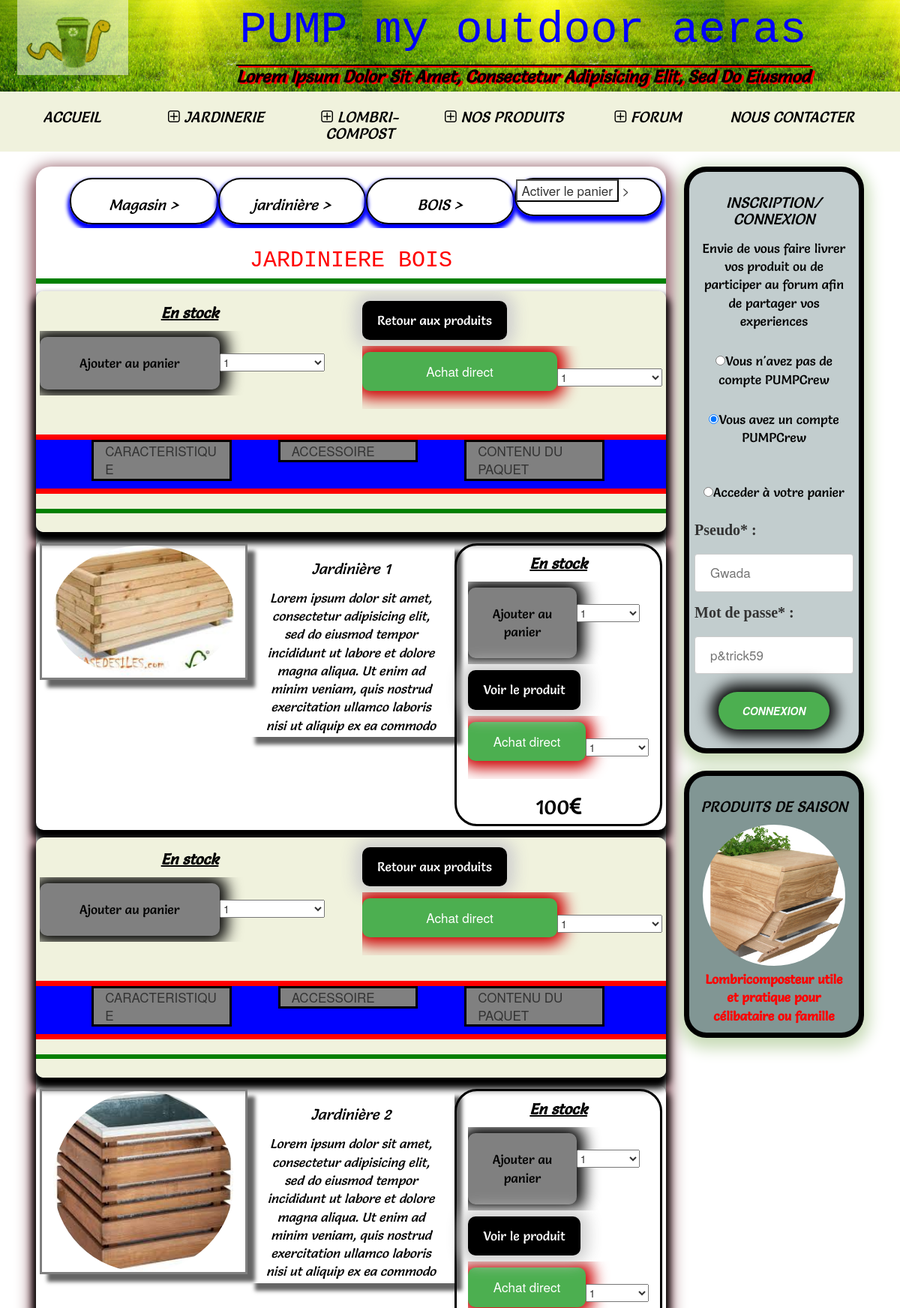
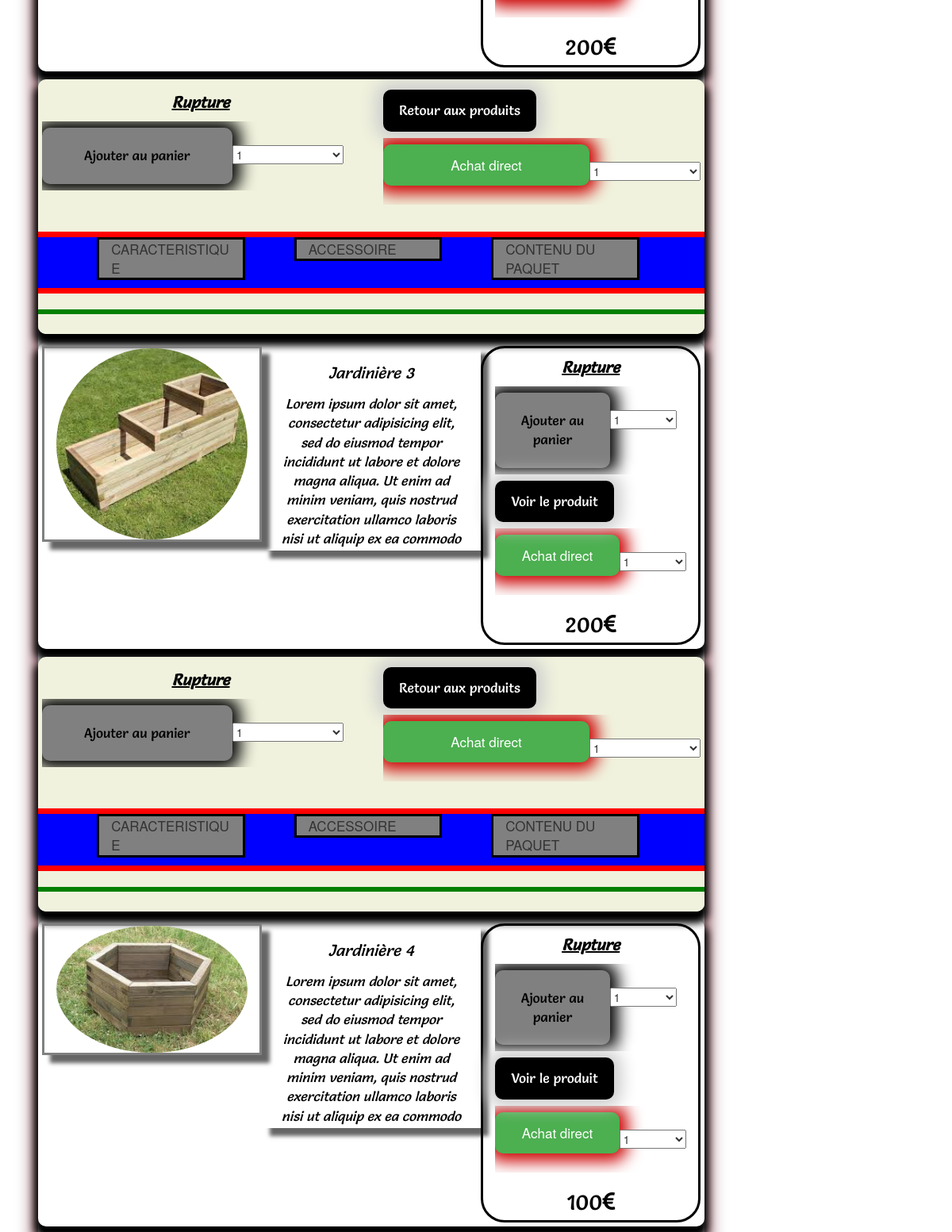
The page /page/Shop_Jardiniere_en_bois_page_1.php (upper part) on the database its author committed (2 pictures, top to bottom).
### tables this page shows
CREATE TABLE `produitjardinerie` (
  `id` int(11) NOT NULL,
  `nom` varchar(255) NOT NULL,
  `abreviation` varchar(255) DEFAULT NULL,
  `resume` text NOT NULL,
  `prix` int(11) NOT NULL,
  `statue` varchar(255) NOT NULL,
  `lien` varchar(255) NOT NULL
);

### includes/mainConnexionChooseSession.php (called while the page is built, shortened)
<?php
	if($_SESSION!=NULL && isset($_SESSION['user']))
	{
		include '../includes/panierDb.php';
		if($_SESSION['user']['statue']=='admin')
		{
			$connected=TRUE;
			$panierConnected=TRUE;
			$id= $_SESSION['user']['id'];
			$idAdmin=$_SESSION['user']['id'];
			$idPanier=$_SESSION['user']['idpanier'];
			$nom=$_SESSION['user']['nom'];
			$numeros=$_SESSION['user']['numeros'];
			$nomDeRue=$_SESSION['user']['nomDeRue'];
			$appartement=$_SESSION['user']['appartement'];
			$batiment=$_SESSION['user']['batiment'];
			$lieuDit=$_SESSION['user']['lieuDit'];
			$CodePostal=$_SESSION['user']['CodePostal'];
			$ville=$_SESSION['user']['ville'];
			$pays=$_SESSION['user']['pays'];
			$pseudo=$_SESSION['user']['pseudo'];
			$tel1=$_SESSION['user']['tel1'];
			$tel2=$_SESSION['user']['tel2'];
			$description=$_SESSION['user']['description'];
			$prenom=$_SESSION['user']['prenom'];
			$Sex=$_SESSION['user']['Sex'];
			$email=$_SESSION['user']['email'];
			$situation=$_SESSION['user']['situation'];
			$exterieur=$_SESSION['user']['exterieur'];
			$habitant=$_SESSION['user']['habitant'];
			$panier=panierSelected($idPanier);
			$statuePanier='idadmin';
		}
		elseif($_SESSION['user']['statue']=='client')
		{
			$connected=FALSE;
			$panierConnected=TRUE;
			$id= $_SESSION['user']['id'];
			$idAdmin=$_SESSION['user']['id'];
			$idPanier=$_SESSION['user']['idpanier'];
			$nom=$_SESSION['user']['nom'];
			$numeros=$_SESSION['user']['numeros'];
			$nomDeRue=$_SESSION['user']['nomDeRue'];
			$appartement=$_SESSION['user']['appartement'];
			$batiment=$_SESSION['user']['batiment'];
			$lieuDit=$_SESSION['user']['lieuDit'];
			$CodePostal=$_SESSION['user']['CodePostal'];
			$ville=$_SESSION['user']['ville'];
			$pays=$_SESSION['user']['pays'];
			$pseudo=$_SESSION['user']['pseudo'];
			$panier=panierSelected($idPanier);
			$statuePanier='idclient';
			$pseudo=$nom;
		}
		else
		{
		}
	}
	else
	{
		$connected=FALSE;
		$panierConnected=FALSE;
		$pseudo='';
		$motDePasse="";
	}
?>

### includes/produitDb.php (called while the page is built, shortened)
<?php
function produitJardinerie(){
	$db = new PDO('mysql:host=localhost;dbname=pump', 'root', '');
	$query = $db->prepare('
		SELECT
		produitjardinerie.id,
		produitjardinerie.nom,
		produitjardinerie.abreviation,
		produitjardinerie.resume,
		produitjardinerie.prix,
		produitjardinerie.statue,
		produitjardinerie.lien
		FROM produitjardinerie
	');
	$query->execute();
	$jardinerie= $query ->fetchAll();
	return $jardinerie;
}
?>

### includes/shopFunction.php (the view, shortened to what this page needs)
<?php
function produitActionPanierButton($statue, $id, $abrev, $statuePanier, $idAdmin, $quantite, $panierName, $panierQte){
	echo '<h4>'.$statue.'</h4>';
	echo '<div class="produitPanier">';
	echo '<div class="produitPanierAdd button'.$id.'">';
	echoP("panierButton","Ajouter au panier");
	echo '</div>';
	echo '<select class="produitPanierQuantiteAdd" name="'.$panierQte.'" value="1">';
	for($i=1; $i<50; $i++)
	{
		if($i==$quantite)
		{
			echo '<option selected>'.$i.'</option>';
		}
		else
		{
			echo '<option>'.$i.'</option>';
		}
	}
	echo '</select>';
	echo '</div>';
}
function produitActionDirectButton($statuePanier, $prix, $quantite, $panierName, $panierQte){
	echo '<form method="post" action="paiement_recapitulatif.php">';
	echo '<div class="produitPanierForm">';
	echo '<input type="submit" class="produitPanierDirectButton" name="'.$statuePanier.'" value="Achat direct">';
	echo '<select class="produitPanierQuantiteAdd" name="qte" value="'.$panierQte.'">';
	for($i=1; $i<50; $i++)
	{
		if($i==$quantite)
		{
			echo '<option selected>'.$i.'</option>';
		}
		else
		{
			echo '<option>'.$i.'</option>';
		}
	}
	echo '</select>';
	echo '</div></form>';
}
function produits($nom, $resume, $prix, $statue, $lien, $id, $idAdmin,$abrev, $produitTable, $statuePanier,$quantite, $exist){
	$panierName=$abrev.$id;
	$panierQte= 'qte_'.$panierName;
	echo '<div style="background:#F0F2DD" class="container-fluid produit annexe annexe'.$id.' annexe'.$abrev.'">';
	echo '<div id="MainAnnexe'.$id.'" class="row"><div class="col-lg-6 col-sm-6">';
	echo produitActionPanierButton($statue, $id, $abrev, $statuePanier, $idAdmin, $quantite, $panierName, $panierQte);
	echo '</div><div id="returnList'.$id.'" class="col-lg-6 col-sm-6">';
	echo '<p class="produitButton">Retour aux produits</p>';
	echo '</div><div class="col-lg-6 col-sm-6">';
	echo produitActionDirectButton($statuePanier, $prix, $quantite, $panierName, $panierQte);
	echo '</div></div><br>';
	echo '<div id="1annexe'.$id.'" style="border: 7px solid red; background:blue" class="row">';
	echo '<ul class="col-lg-11 col-sm-11" style="display:inline-block"><li class="col-lg-offset-1 col-lg-3 col-sm-offset-1 col-sm-3" style="display:inline-block; border: 3px black solid; background:grey">CARACTERISTIQUE</li>';
	echo '<li class="col-lg-offset-1 col-lg-3 col-sm-offset-1 col-sm-3" style="display:inline-block; border: 3px black solid; background:grey">ACCESSOIRE</li>';
	echo '<li class="col-lg-offset-1 col-lg-3 col-sm-offset-1 col-sm-3" style="display:inline-block; border: 3px black solid; background:grey">CONTENU DU PAQUET</li></ul>';
	echo '</div><br>';
	echo '<div id="3annexe'.$id.'" style="border: 3px solid green" class="row">';
	echo '</div><br>';
	echo '</div><div class="container-fluid produit produit'.$id.'">';
	imageMode("col-lg-4 col-xs-4 col-md-4 produitPhoto","$lien");
	echo '<div class="col-lg-4 col-xs-4 col-md-4 produitDescription">';
	echo '<h3>'.$nom.'</h3>';
	echo '</div>';
	echo '<div class="col-lg-4 col-xs-4 col-md-4 produitAction">';
	echo produitActionPanierButton($statue, $id, $abrev, $statuePanier, $idAdmin, $quantite, $panierName, $panierQte);
	echo '<div>';
	echo '<p id="annexe'.$id.'" name="id" class="produitButton" value="'.$id.'"> Voir le produit </p></br>';
	echo '</div>';
	echo produitActionDirectButton($statuePanier, $prix, $quantite, $panierName, $panierQte);
	echo '<p class="produitPrix">'.$prix.'<i class="fa fa-eur" aria-hidden="true"></i></p>';
	echo '</div></div>';
}
function shopProduit($produits, $abrev,$produitTable, $statuePanier, $idAdmin, $panier){
	foreach($produits as $produit){
		if($produit["nom"]!=NULL AND $produit["resume"]!=NULL AND $produit["prix"]!=NULL AND $produit["statue"]!=NULL AND $produit["lien"]!=NULL AND $produit["id"]!=NULL AND isset($panier))
		{
			if(isset($panier[$produit["abreviation"]]))
			{
				$exist=TRUE;
				if($panier['qte_'.$produit["abreviation"]]!=NULL)
				{
					$quantite= $panier['qte_'.$produit["abreviation"]];
				}
				else
				{
					$quantite="1";
				}
			}
			else
			{
			$quantite="1";
			$exist=FALSE;
			}
		}
		elseif($produit["nom"]!=NULL AND $produit["resume"]!=NULL AND $produit["prix"]!=NULL AND $produit["statue"]!=NULL AND $produit["lien"]!=NULL AND $produit["id"]!=NULL)
		{
			$quantite="0";
			$exist=TRUE;
		}
		produits($produit["nom"], $produit["resume"], $produit["prix"], $produit["statue"], $produit["lien"], $produit["id"], $idAdmin,$abrev,$produitTable, $statuePanier, $quantite, $exist);
	}
}
?>

### includes/header.php (shortened to what this page needs)
<doctype HTML>
<html>
<head>
	<link rel="stylesheet" type="text/css" href="../stylesheets/normalize.css">
	<link rel="stylesheet" type="text/css"	href="../stylesheets/font-awesome-4.7.0/css/font-awesome.min.css">
	<link rel="stylesheet" type="text/css" href="../stylesheets/bootstrap.min.css">
	<link rel="stylesheet" type="text/css" href="../stylesheets/main.css">
</head>
<?php
include '../includes/mainConnexionChooseSession.php';
?>
<body>
	<header><section>
			<div class="full">
				<div class="logo1">
				</div>
				<div class="titre">
					<h1> PUMP my outdoor aeras </h1>
					<p class="slogan">Lorem ipsum dolor sit amet, consectetur adipisicing elit, sed do eiusmod
					</p>
				</div>
			</div>
			<nav>
				<ul id="menu">
					<li class="navLi">
						<a href="Accueil.php?#accueil"><h3>ACCUEIL</h3></a>
					</li><li class="navLi">
						<a href="Accueil.php?#jardinerie"><h3><i class="fa fa-plus-square-o" aria-hidden="true"></i>	JARDINERIE</h3></a>
					</li><li class="navLi">
						<a href="Accueil.php?#lombricompost"><h3><i class="fa fa-plus-square-o" aria-hidden="true"></i>	LOMBRI-COMPOST</h3></a>
					</li><li class="navLi">
						<a href="Shop.php?"><h3><i class="fa fa-plus-square-o" aria-hidden="true"></i>	NOS PRODUITS</h3></a>
					</li><li class="navLi">
						<a href="forum.php?"><h3><i class="fa fa-plus-square-o" aria-hidden="true"></i>	FORUM</h3></a>
					</li><li class="navLi">
						<a href="contact.php?"><h3>NOUS CONTACTER</h3></a>
					</li>
				</ul>
			</nav>
		</section>
	</header>

### page/Shop_Jardiniere_en_bois_page_1.php (shortened to what this page needs)
<?php
	include '../includes/header.php';
?>
<main>
	<aside>
		<?php include '../includes/userOrVisited.php';?>
		<div class="asideImage">
			<?php include '../includes/pub.php'; ?>
		</div>
	</aside>
	<article id="modeleBois">
		<div class="shopNavigateur">
			<div class="shopNavigateurList">
				<ul>
					<li>
						<h3>Magasin</h3>
					</li>
					<li>
						<h3>jardinière</h3>
					</li>
					<li>
						<h3>BOIS</h3>
					</li>
					<?php
						if(!$connected AND !$panierConnected)
						{
							include '../includes/panierButtunActivator.php';
						}
					?>
			</div>
		</div>
		<h2> JARDINIERE BOIS</h2>
			<?php
				include '../includes/util.inc.php';
				include '../includes/shopFunction.php';
				include '../includes/produitDb.php';
				$jardinerie= produitJardinerie();
				shopProduit($jardinerie,"pspj","produitjardinerie", $statuePanier, $idAdmin, $panier);
			?>
	</article>
</main>
<?php include '../includes/footer.php'; ?>

### includes/userOrVisited.php
<?php
if(isset($connected) && isset($panierConnected))
{
	if($panierConnected==TRUE && $connected==TRUE)
	{
		include '../includes/userConnect.php';
	}
	elseif($panierConnected==TRUE && $connected!=TRUE)
	{
		echo '<div class="aside">';
		include '../includes/userVisit.php';
		echo '</div>';
	}
	else
	{
		echo '<div class="aside">';
		include '../includes/inscription.php';
		echo '</div>';
	}
}
else
{
	echo '<div class="aside">';
	include '../includes/inscription.php';
	echo '</div>';
}
?>

### includes/inscription.php (shortened to what this page needs)
<h3>INSCRIPTION/ CONNEXION</h3>
<p>Envie  de vous faire livrer vos produit ou de participer au forum afin de partager vos experiences</p><br>
<p><input type="radio" name="compte" value="non" class="nonInscrit">Vous n'avez pas de compte PUMPCrew</p><br>
<p><input type="radio" name="compte" value="yes" class="inscrit" checked="checked">Vous avez un compte PUMPCrew</p><br><br>
<p><input type="radio" name="compte" value="non" class="inscritPanier">Acceder à votre panier</p><br>
<div>
	<form method="post" name="connexion" action="connexion.php" class="connexionCadre">
		<?php
			include '../includes/form/pseudoForm.php';
			include '../includes/form/motDePasseForm.php';
		?>
		<div class="button">
			<input type="submit" name="connexion" class="asideConexionButton" value="CONNEXION">
		</div>
	</form>
</div>
		<?php
			include '../includes/form/pseudoForm.php';
			include '../includes/form/motDePasseForm.php';
		?>
		<?php
			include '../includes/form/motDePasseForm.php';
		?>

### includes/form/pseudoForm.php (shortened to what this page needs)
<label for="nickName"><span class="formInfo">Pseudo* :</span></label>
<input type="text" name="pseudo" class="formTape nickName" value="<?php echo $pseudo;?>" placeholder="Gwada">

### includes/form/motDePasseForm.php
<label for="password"><span class="formInfo">Mot de passe* :</span></label>
<input type="password" name="motDePasse" class="formTape password" value="<?php echo $motDePasse ?>"  placeholder="p&trick59" >
<br>

### includes/pub.php
<h3>PRODUITS DE SAISON</h3>
	<div class="asideSaisonImage">
		<img src="../image/Composteur_type.png">
	</div>
<p class="asideInfo"> Lombricomposteur utile et pratique pour célibataire ou famille </p>

### includes/panierButtunActivator.php (shortened to what this page needs)
<li>
	<form method="post" name="panierActivator" action="paiement_identification.php">
	<input type='submit' value="Activer le panier">
	</form>
</li>

### includes/util.inc.php (shortened to what this page needs)
<?php
function imageMode($class, $chemin){
	echo '<div class="'.$class.'">';
	echo '<img src="'.$chemin.'">';
	echo '</div>';
}
function echoP($classP,$str){
	echo '<p class="' . $classP . '">' . $str . '</p>';
}
?>

### includes/footer.php (shortened to what this page needs)
</body>
</html>

### rows shown on the page
produitjardinerie: statue "En stock En stock", qte_pspj1 "1 1", qte "1 1", lien (picture), nom "Jardinière 1", prix "100"
produitjardinerie: statue "En stock En stock", qte_pspj2 "1 1", qte "1 1", lien (picture), nom "Jardinière 2", prix "200"
produitjardinerie: statue "Rupture Rupture", qte_pspj3 "1 1", qte "1 1", lien (picture), nom "Jardinière 3", prix "200"
produitjardinerie: statue "Rupture Rupture", qte_pspj4 "1 1", qte "1 1", lien (picture), nom "Jardinière 4", prix "100"
